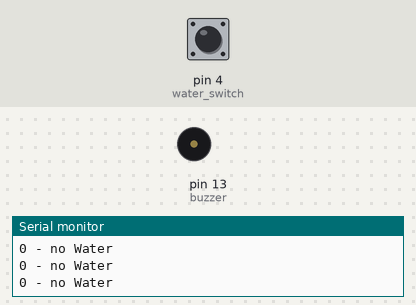
This sketch was run on a simulated Arduino Uno, built with avr-gcc and run on an emulated ATmega328P. On the bench: buzzer (waves = sounding), the last lines printed to the serial monitor. Inputs (shaded band) come from the test bench; at power-on: pin 4 (water_switch) HIGH.

Above: at 1.2 s.
1.3 s: pin 4 (water_switch) pulled LOW for 3.2 s
At 3.2 s:
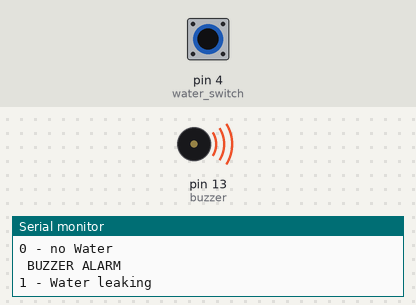
6.3 s: pin 4 (water_switch) pulled LOW for 0.15 s
At 6.7 s:
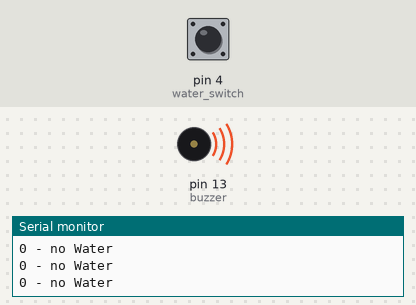
9.4 s: pin 4 (water_switch) pulsed LOW 2 times (0.12 s each, 0.3 s apart)
At 10.6 s:
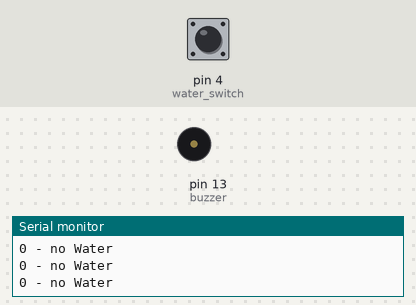
13.0 s: pin 4 (water_switch) pulled LOW for 1 s
At 13.4 s:
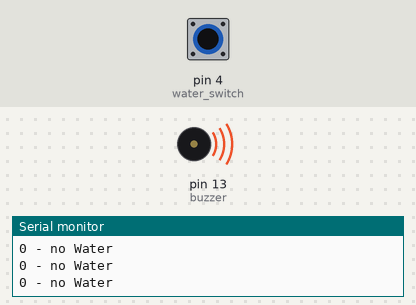
17.0 s: pin 4 (water_switch) pulsed LOW 5 times (0.12 s each, 0.3 s apart)
At 18.6 s:
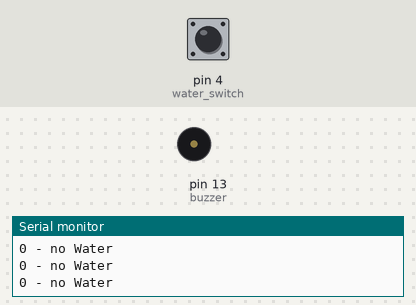
Timing chart, 0 to 20.1 s (numbered marks = the images above; inputs shaded):
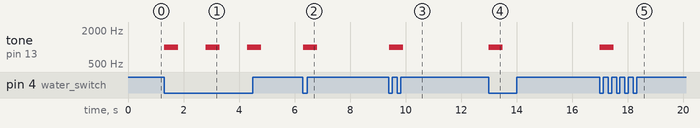

The sketch:

Soil-Water_D1.ino
```cpp
/*
  Soil sensor switch module
*/

const int water_switch = 4;  // Water switch D1 -> GPIO 4
//const int water_switch = 5;  // Water switch D1 -> GPIO 5

const int buzzer = 13;  // Magnet switch D7 -> GPIO 13

int val1 = 0;           // 初始值

void setup() {
  pinMode(buzzer, OUTPUT);  // initialize the LED pin as an output:
  pinMode(water_switch, INPUT_PULLUP);  // initialize the pushbutton pin as an input:

  Serial.begin(9600);
}

void mybuzzer(){
  if (val1 = 1){
      tone(buzzer, 1000); // Send 1KHz sound signal...
      delay(500);        // ...for 1 sec
      noTone(buzzer);     // Stop sound...
      delay(1000);        // ...for 1sec
      Serial.println(" BUZZER ALARM");
  }
}

void loop() {
  if (digitalRead(water_switch) == HIGH) {
    val1 = 0;
    Serial.print(val1);
    Serial.println(" - no Water");
  }
  else {
    val1 = 1;         //door open
    mybuzzer();
    Serial.print(val1);
    Serial.println(" - Water leaking");
  }
} 
```

Measured:
- after the input at 1.3 s, tone on pin 13 (buzzer): alternates 1000 Hz for 0.50 s and silent for 1.0 s, starting at once
- after the input at 6.3 s, tone on pin 13 (buzzer): silent → 1000 Hz at once, → silent 0.50 s later
- after the input at 9.4 s, tone on pin 13 (buzzer): silent → 1000 Hz at once, → silent 0.50 s later
- after the input at 13.0 s, tone on pin 13 (buzzer): silent → 1000 Hz at once, → silent 0.50 s later
- after the input at 17.0 s, tone on pin 13 (buzzer): silent → 1000 Hz at once, → silent 0.50 s later
